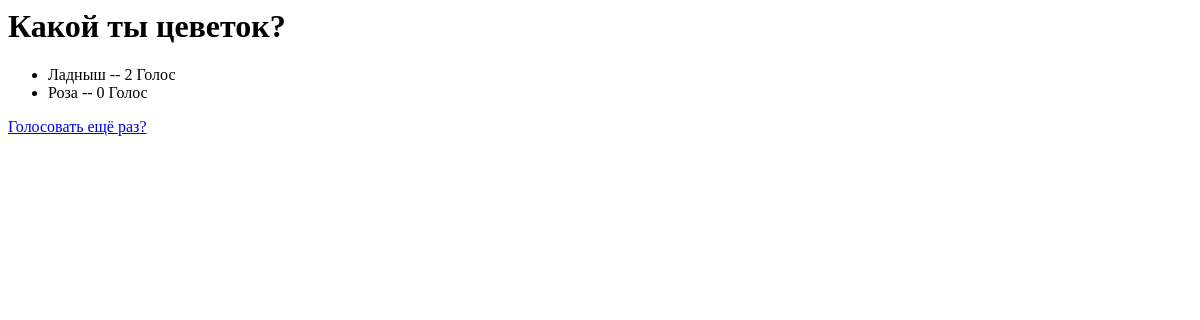
Before: /1/results/ with the older database file.
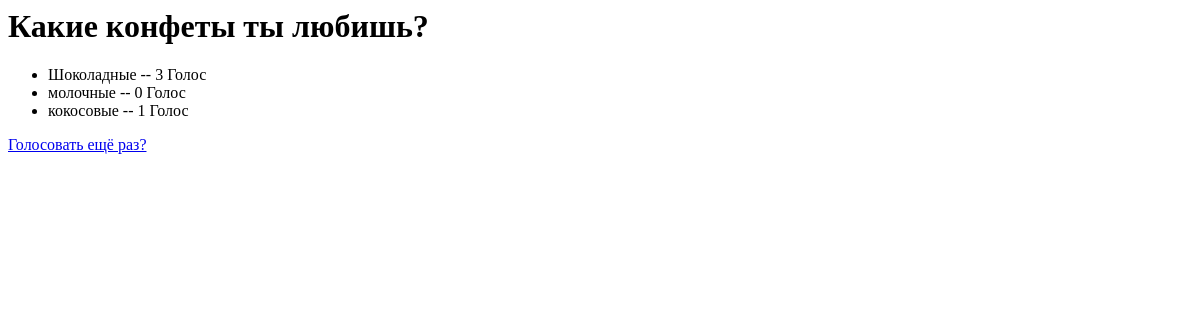
After: the same page with the newer database file.
### polls/models.py (models this page shows, shortened)
class Question(models.Model):
    question_text = models.CharField('Вопрос', max_length=200)
    pub_date = models.DateTimeField('Дата публикации')
    class Meta:
        verbose_name = "Вопрос"
        verbose_name_plural = "Вопросы"

class Choice(models.Model):
    question = models.ForeignKey(Question, on_delete=models.CASCADE)
    choice_text = models.CharField(max_length=200)
    votes = models.IntegerField(default=0)
    class Meta:
        verbose_name = 'Вариант'
        verbose_name_plural = 'Варианты'

### polls/views.py (the view)
# urls.py: path('<int:pk>/results/', views.ResultsView.as_view(), name='results'),
class ResultsView(generic.DetailView):
    model = Question
    template_name = 'polls/results.html'

### templates/polls/results.html
<h1>{{ question.question_text }}</h1>
<ul>
{% for choice in question.choice_set.all %}
	<li>
		{{ choice.choice_text }} -- {{ choice.votes }} Голос
	</li>
{% endfor %}
</ul>
<a href="{% url 'polls:detail' question.id %}">Голосовать ещё раз?</a>

Changed rows visible on the page:
changed Question: question_text "Какой ты цеветок?" → "Какие конфеты ты любишь?"
changed Choice: choice_text "Ладныш" → "Шоколадные"; votes "2" → "3"
changed Choice: choice_text "Роза" → "молочные"
now on this page (row edited): Choice: choice_text "кокосовые", votes "1"
